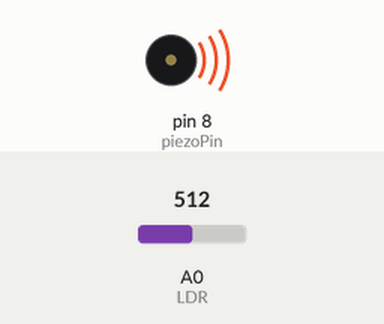
A sketch run on a simulated Arduino Uno, built with avr-gcc and run on an emulated ATmega328P. On the bench: buzzer (waves = sounding). Inputs (shaded band) come from the test bench; at power-on: A0 (LDR) = 512.

Above: at 0.88 s.
1.6 s: A0 (LDR) set to 122
At 1.64 s:
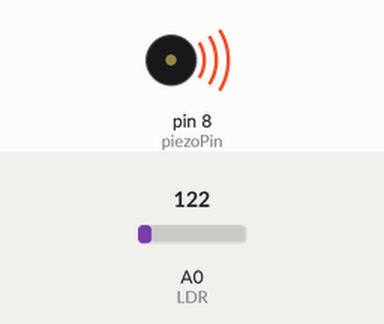
At 2.1 s:
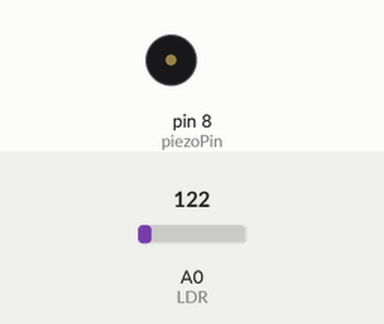
5.1 s: A0 (LDR) set to 511
Timing chart, 0 to 14.6 s (numbered marks = the images above; inputs shaded):
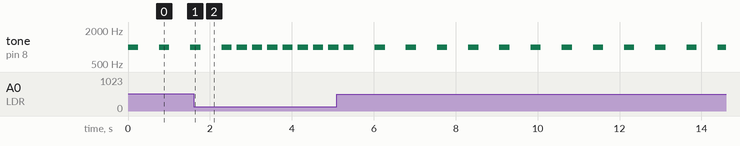

Measured:
- by itself, tone on pin 8 (piezoPin): repeats every 0.76 s: 1000 Hz 0.25 s, silent 0.51 s

The sketch:

projeto_14_-_LDR_com_Buzzer.ino
```cpp
// Sensor de Luz - Projeto 14


int piezoPin = 8;     // Definir o Buzzer para a porta 8
int LDR = 0;          // Definir o LDR no pino Analogico 0
int LDRValue = 0;     // Valor Lido pelo LDR

void setup() {
  // Nada A fazer nessa Aplicação
}

void loop() {
  LDRValue = analogRead(LDR);     // Le o valor do LDR
  tone(piezoPin, 1000);              // Toca um tom de 1000HZ no piezzo
  delay( 250);                       // delay
  noTone (piezoPin);                 // Interrompe o tom
  delay(LDRValue);                   // Espera a qautidade de milissegundos em LDRValue


}
```
